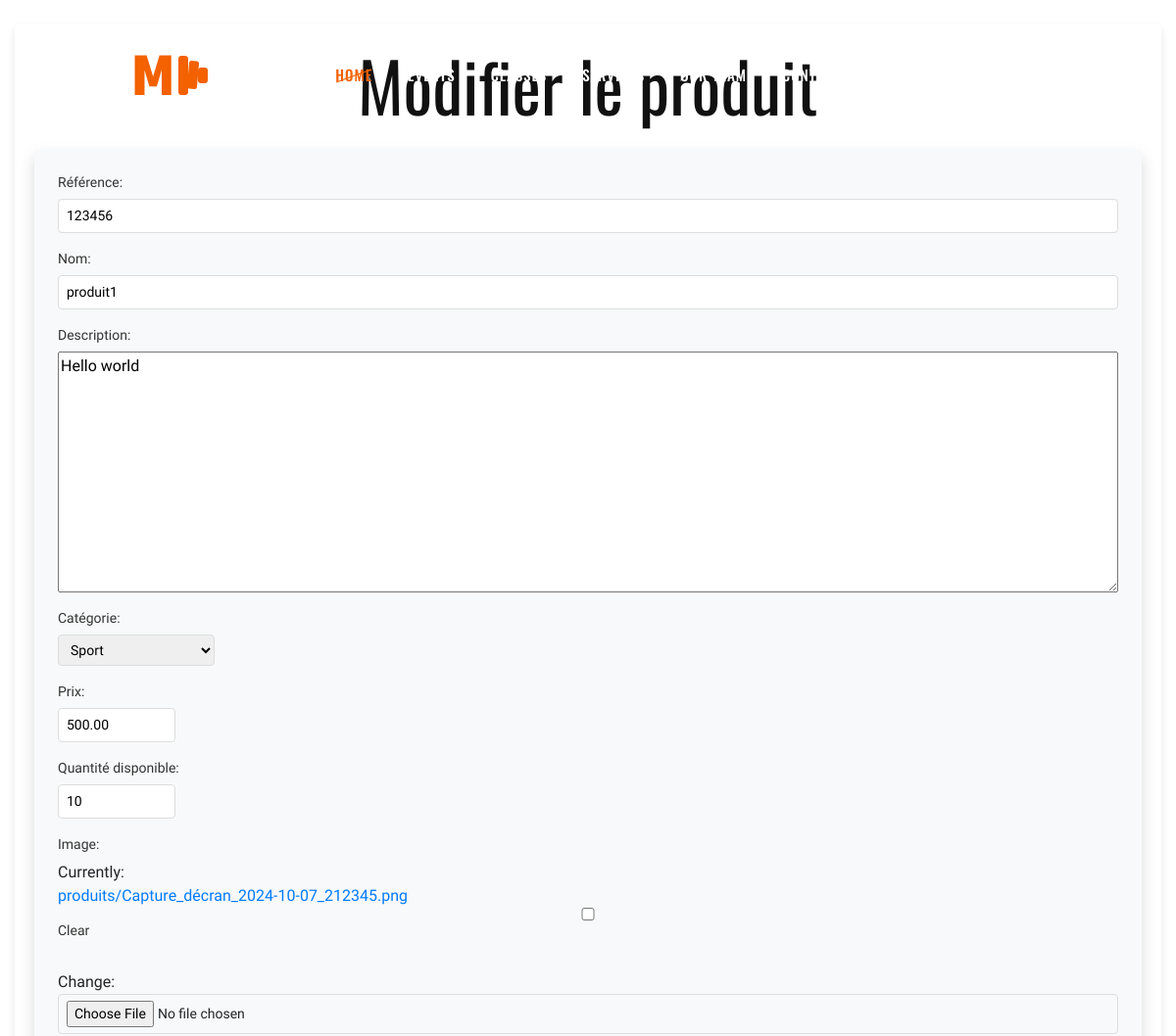
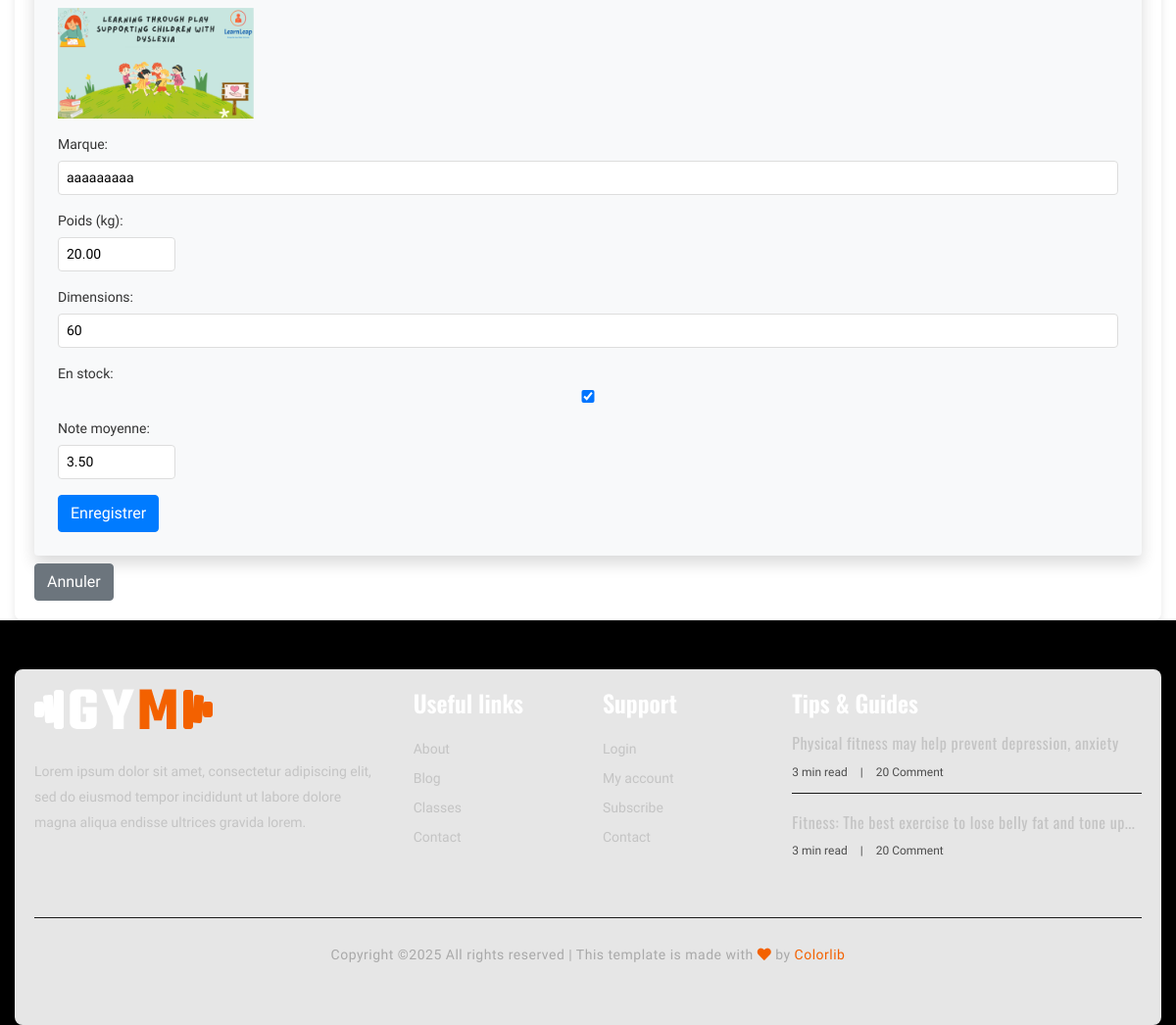
The app's page /produit/produit/123456/modifier/ with its own data (2 pictures, top to bottom).
### produits/models.py (models this page shows, shortened)
class Produit(models.Model):
    CATEGORIES_CHOICES = [
        ('sport', 'Sport'),
        ('nutrition', 'Nutrition'),
    ]
    reference = models.CharField(
        max_length=50,
        primary_key=True,
        verbose_name="Référence produit",
        validators=[RegexValidator(regex='^[A-Za-z0-9-]+$', message="La référence doit contenir uniquement des lettres, chiffres et tirets.")]
    )
    nom = models.CharField(max_length=100, verbose_name="Nom du produit")
    description = models.TextField(verbose_name="Description")
    categorie = models.CharField(
        max_length=20,
        choices=CATEGORIES_CHOICES,
        verbose_name="Catégorie"
    )
    prix = models.DecimalField(
        max_digits=10,
        decimal_places=2,
        verbose_name="Prix",
        validators=[MinValueValidator(0.01)]
    )
    quantite_disponible = models.PositiveIntegerField(
        verbose_name="Quantité disponible",
        validators=[MinValueValidator(0)]
    )
    date_ajout = models.DateTimeField(auto_now_add=True, verbose_name="Date d'ajout")
    derniere_mise_a_jour = models.DateTimeField(auto_now=True, verbose_name="Dernière mise à jour")
    image = models.ImageField(upload_to='produits/', blank=True, null=True, verbose_name="Image")
    marque = models.CharField(max_length=50, blank=True, null=True, verbose_name="Marque")
    poids = models.DecimalField(
        max_digits=5,
        decimal_places=2,
        blank=True,
        null=True,
        verbose_name="Poids (kg)",
        validators=[MinValueValidator(0.01)]
    )
    dimensions = models.CharField(max_length=50, blank=True, null=True, verbose_name="Dimensions")
    en_stock = models.BooleanField(default=True, verbose_name="En stock")
    note_moyenne = models.DecimalField(
        max_digits=3,
        decimal_places=2,
        blank=True,
        null=True,
        verbose_name="Note moyenne",
        validators=[MinValueValidator(0), MaxValueValidator(5)]
    )

### produits/views.py (the view)
# urls.py: path('produit/<str:pk>/modifier/', ProduitUpdateView.as_view(), name='produit_update'),  # Modifier un produit
class ProduitUpdateView(UpdateView):
    model = Produit
    form_class = ProduitForm
    template_name = 'produit_form.html'
    success_url = reverse_lazy('produit_list')

### produits/forms.py
class ProduitForm(forms.ModelForm):
    class Meta:
        model = Produit
        fields = "__all__"

### produits/templates/produit_form.html (shortened to what this page needs)
{% extends 'base.html' %}
{% load static %}
{% block content %}
<div class="container mt-4">
    <h1 class="text-center mb-4">{% if object %}Modifier le produit{% else %}Ajouter un produit{% endif %}</h1>
    <form method="post" enctype="multipart/form-data" class="bg-light p-4 rounded shadow">
        <div class="form-group">
            <label for="id_reference">Référence:</label>
            {{ form.reference }}
        </div>
        <div class="form-group">
            <label for="id_nom">Nom:</label>
            {{ form.nom }}
        </div>
        <div class="form-group">
            <label for="id_description">Description:</label>
            {{ form.description }}
        </div>
        <div class="form-group">
            <label for="id_categorie">Catégorie:</label>
            {{ form.categorie }}
        </div>
        <div class="form-group">
            <label for="id_prix">Prix:</label>
            {{ form.prix }}
        </div>
        <div class="form-group">
            <label for="id_quantite_disponible">Quantité disponible:</label>
            {{ form.quantite_disponible }}
        </div>
        <div class="form-group">
            <label for="id_image">Image:</label>
            {{ form.image }}
            {% if object and object.image %}
                <div>
                    <img src="{{ object.image.url }}" alt="{{ object.nom }}" style="max-width: 200px; max-height: 200px; margin-top: 10px;">
                </div>
            {% else %}
                <p>Aucune image associée.</p>
            {% endif %}
        </div>
        <div class="form-group">
            <label for="id_marque">Marque:</label>
            {{ form.marque }}
        </div>
        <div class="form-group">
            <label for="id_poids">Poids (kg):</label>
            {{ form.poids }}
        </div>
        <div class="form-group">
            <label for="id_dimensions">Dimensions:</label>
            {{ form.dimensions }}
        </div>
        <div class="form-group">
            <label for="id_en_stock">En stock:</label>
            {{ form.en_stock }}
        </div>
        <div class="form-group">
            <label for="id_note_moyenne">Note moyenne:</label>
            {{ form.note_moyenne }}
        </div>
        <button type="submit" class="btn btn-primary">Enregistrer</button>
    </form>
    <a href="{% url 'produit_list' %}" class="btn btn-secondary mt-2">Annuler</a>
</div>
{% endblock %}

### blog/static/css/barfiller.css (style rules this page uses)
body { font-family: Arial; }

### blog/static/css/style.css (style rules this page uses)
html, body { height: 100%; font-family: "Muli", sans-serif; -webkit-font-smoothing: antialiased; font-smoothing: antialiased; }
h1, h2, h3, h4, h5, h6 { margin: 0; color: #111111; font-weight: 400; font-family: "Oswald", sans-serif; }
h1 { font-size: 70px; }
img { max-width: 100%; }
@media only screen and (min-width: 1200px) { .container { max-width: 1170px; } }

### gestionOffres/Templates/base.html (style rules this page uses)
.form-group { display: flex; flex-direction: column; }
.form-group label { margin-bottom: 6px; font-weight: 500; color: #333; font-size: 14px; }
.form-group input, .form-group select { padding: 6px 8px; border: 1px solid #ddd; border-radius: 4px; font-size: 14px; transition: border-color 0.3s; }
.form-group input[type="number"] { width: 120px; }
.form-group select { width: 160px; }

### records on screen
Produit: reference "123456", nom "produit1", description "Hello world", categorie "Sport", prix "500.00", quantite_disponible "10", image (picture), marque "aaaaaaaaa", poids "20.00", dimensions "60", en_stock "☑", note_moyenne "3.50"
